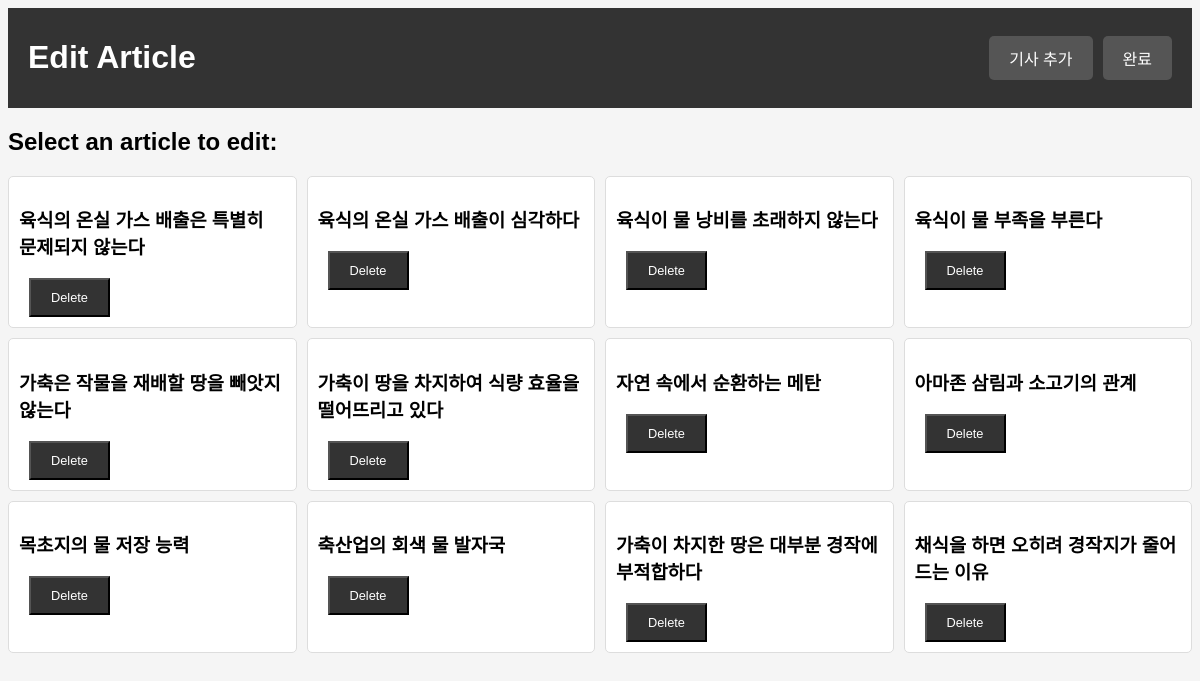
/edit_article, run on the app's committed database.
### app.py (models this page shows)
class Article(db.Model):
    id = db.Column(db.Integer, primary_key=True)
    title = db.Column(db.String(100), nullable=False)
    content = db.Column(db.Text, nullable=False)
    author_name = db.Column(db.String(100))  # 저자 이름
    author_occupation = db.Column(db.String(100))  # 저자 직업
    author_email = db.Column(db.String(100))  # 저자 이메일
    author_description = db.Column(db.Text)  # 저자 설명
    display_on_index = db.Column(db.Boolean, default=False)
    ratings = db.relationship('Rating', backref='article', lazy=True)

### app.py (the view, shortened to what this page needs)
@app.route('/edit_article', methods=['GET', 'POST'], defaults={'article_id': None})
@app.route('/edit_article/<int:article_id>', methods=['GET', 'POST'])
def edit_article(article_id):
    articles = Article.query.all()  # 모든 기사를 조회
    article = db.session.query(Article).get(article_id) if article_id else None  # 선택한 기사를 조회
    return render_template('/article/edit_article.html', articles=articles, article=article)

### templates/article/edit_article.html (shortened to what this page needs)
<!DOCTYPE html>
<html lang="en">
<head>
</head>
<body>
    <header>
        <h1>Edit Article</h1>
        <div>
            <a href="{{ url_for('add_article') }}">기사 추가</a>
            <a href="{{ url_for('index') }}">완료</a>
        </div>
    </header>
    <h2>Select an article to edit:</h2>
    <div class="article-list">
        {% for article in articles %}
            <div onclick="location.href='{{ url_for('edit_article', article_id=article.id) }}';" style="cursor: pointer;">
                <h3>{{ article.title }}</h3>
                <form action="{{ url_for('delete_article', article_id=article.id) }}" method="post" style="display: inline;">
                    <input class="delete-button" type="submit" value="Delete">
                </form>
            </div>
        {% endfor %}
    </div>
</body>
</html>

### templates/article/edit_article.html (style rules this page uses)
body { font-family: Arial, sans-serif; background-color: #f5f5f5; }
header { display: flex; justify-content: space-between; align-items: center; background-color: #333; color: #fff; padding: 10px 0; }
header h1 { margin-left: 20px; }
header div { display: flex; justify-content: center; gap: 10px; margin-right: 20px; }
header a { display: inline-block; padding: 10px 20px; background-color: #555; color: #fff; text-decoration: none; border-radius: 5px; transition: background-color 0.3s; }
.article-list { display: flex; flex-wrap: wrap; gap: 10px; }
.article-list div { flex: 1 0 21%; background-color: #fff; padding: 10px; box-sizing: border-box; border: 1px solid #ddd; border-radius: 5px; transition: background-color 0.3s; }
.delete-button, .button { display: inline-block; padding: 10px 20px; background-color: #333; color: #fff; text-align: center; text-decoration: none; cursor: pointer; font-size: 0.8em; margin-left: 10px; }

### data on the page
Article: title "육식의 온실 가스 배출은 특별히 문제되지 않는다"
Article: title "육식의 온실 가스 배출이 심각하다"
Article: title "육식이 물 낭비를 초래하지 않는다"
Article: title "육식이 물 부족을 부른다"
Article: title "가축은 작물을 재배할 땅을 빼앗지 않는다"
Article: title "가축이 땅을 차지하여 식량 효율을 떨어뜨리고 있다"
Article: title "자연 속에서 순환하는 메탄"
Article: title "아마존 삼림과 소고기의 관계"
Article: title "목초지의 물 저장 능력"
Article: title "축산업의 회색 물 발자국"
Article: title "가축이 차지한 땅은 대부분 경작에 부적합하다"
Article: title "채식을 하면 오히려 경작지가 줄어드는 이유"
